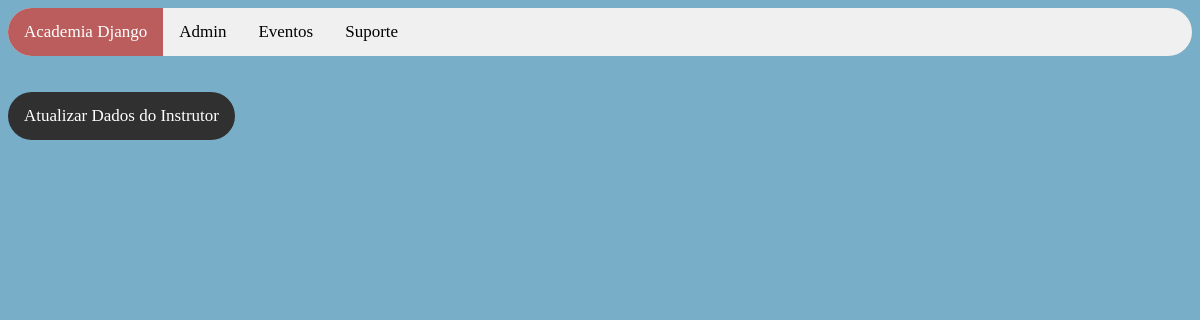
/sistema/atualizar_dados_instrutor/9, run on an earlier commit of the app's database.
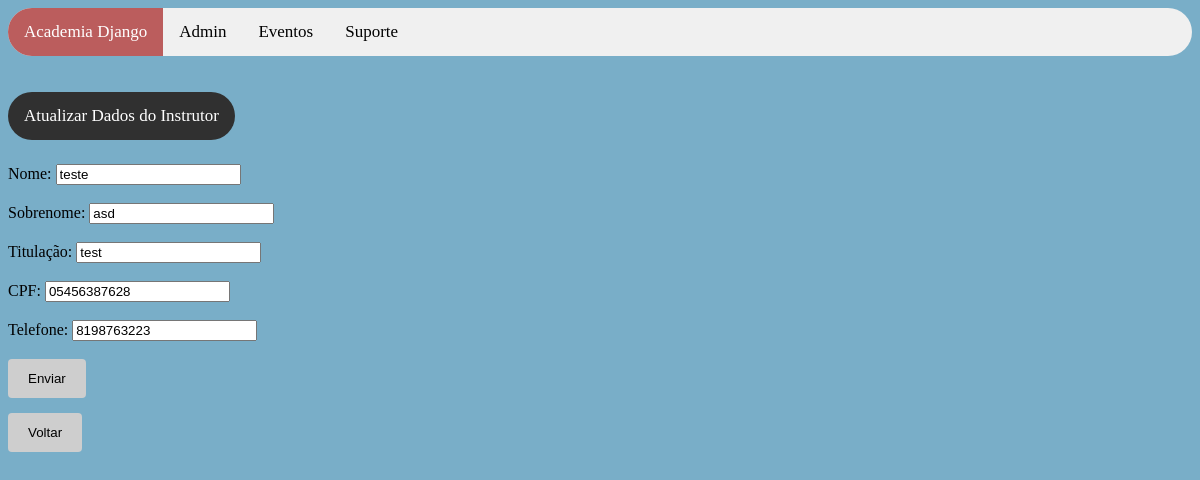
And on a later commit of the database.
### sistema/models.py (models this page shows)
class Instrutor(models.Model):
    titulacao = models.CharField(
        max_length = 100,
        null = False,
        blank = False
    )
    nome = models.CharField(
        max_length = 200,
        null = False,
        blank = False
    )
    sobrenome = models.CharField(
        max_length = 200,
        null = False,
        blank = False
    )
    telefone = models.CharField(
        max_length = 14,
        null = False,
        blank = False
    )
    cpf = models.CharField(
        max_length = 14,
        null = False,
        blank = False
    )
    genero_choices = (
        ("F", "Feminino"),
        ("M", "Masculino"),
        ("O", "Outro")
    )
    genero = models.CharField(
        max_length = 1,
        choices = genero_choices,
        null = True,
        blank = True
    )
    objects = models.Manager()

### sistema/views.py (the view)
# urls.py: path('atualizar_dados_instrutor/<int:user_id>', views.atualizar_dados_instrutor, name='atualizar_dados_instrutor'),
def atualizar_dados_instrutor(request, user_id):
    if request.method == 'GET':
        instrutor = Instrutor.objects.filter(id=user_id)
        contexto = {
            'instrutor': instrutor
        }
        return render(request, 'atualizar_instrutor.html', contexto)

### sistema/templates/atualizar_instrutor.html (shortened to what this page needs)
{% load static %}
 <!DOCTYPE html>
<html>
<head>
    <link rel="stylesheet" href=" {% static 'css/style.css' %} "/>
</head>
<body>
<div class="topnav">
    <a class="active" href="http://{{request.get_host}}/sistema/inicio">Academia Django</a>
    <a href="http://{{request.get_host}}/admin" target="_blank">Admin</a>
    <a href="#emconstrucao">Eventos</a>
    <a href="mailto:suporte@academiadjango.com">Suporte</a>
</div>
<br/><br/>
    <a style="background-color: #303030;color: #fff; border-radius: 25px; padding: 14px 16px; text-align: center; float: left; font-size: 17px;"> Atualizar Dados do Instrutor </a>
<br/><br/><br/><br/>
{% for instrutor in instrutor %}
<form action="http://{{request.get_host}}/sistema/atualizar_instrutor" method="POST">
  <label>Nome: </label>
  <input type="text" name="nome" value="{{instrutor.nome}}"/>
  <br></br>
  <label>Sobrenome: </label>
  <input type="text" name="sobrenome" value="{{instrutor.sobrenome}}"/>
  <br></br>
  <label>Titulação: </label>
  <input type="text" name="titulacao" value="{{instrutor.titulacao}}"/>
  <br></br>
  <label>CPF: </label>
  <input type="text" name="cpf" value="{{instrutor.cpf}}"/>
  <br></br>
  <label>Telefone: </label>
  <input type="text" name="telefone" value="{{instrutor.telefone}}"/>
  <br></br>
  <input type="submit" value="Enviar">
</form>
    <br/><br/><br/>
    <form action="http://{{request.get_host}}/sistema/inicio">
    <input type="submit" value="Voltar">
    </form>
{% endfor %}
</body>
</html>

What changed in the data, as far as the page shows it:
added Instrutor: nome "teste", sobrenome "asd", titulacao "test", cpf "05456387628", telefone "8198763223"
